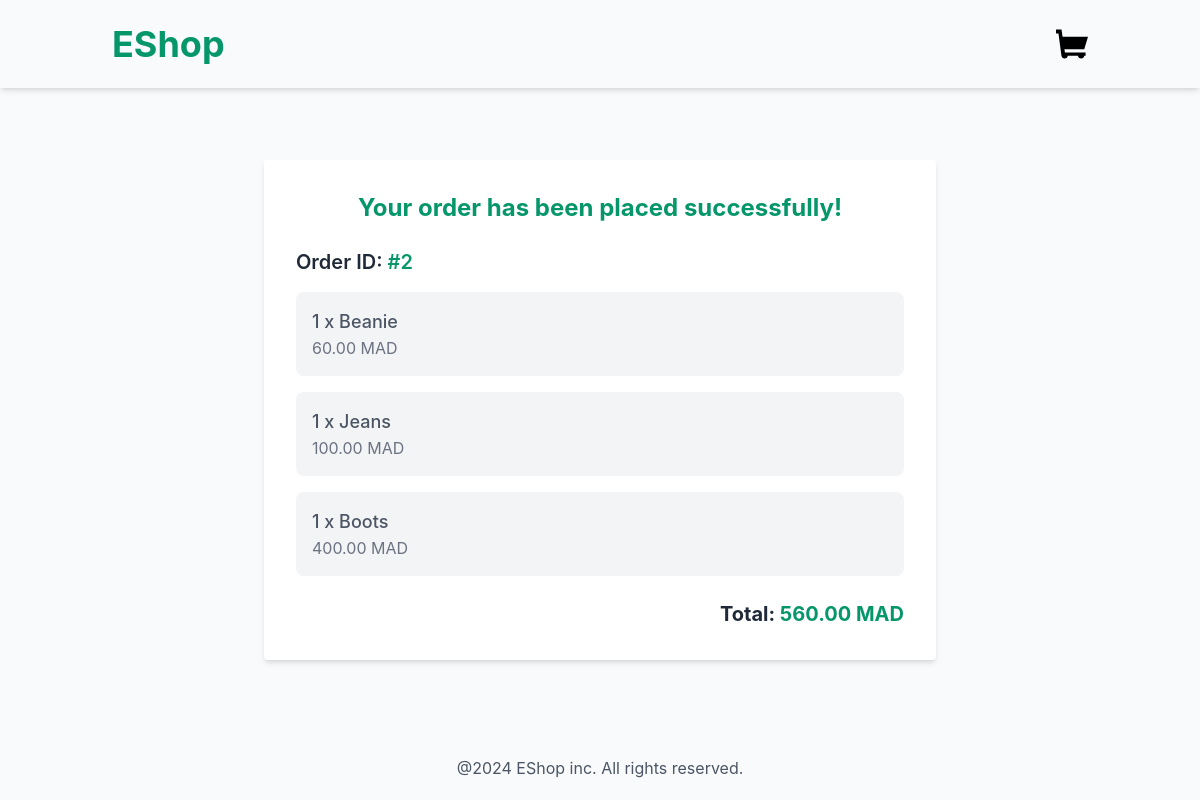
The page /orders/confirmation/2/ on the database its author committed.
### orders/models.py (models this page shows)
class Order(models.Model):
    full_name = models.CharField(max_length=250)
    email= models.EmailField()
    address = models.CharField(max_length=250)
    created_at = models.DateTimeField(auto_now_add=True)
    updated_at = models.DateTimeField(auto_now=True)
    paid = models.BooleanField(default=False)
    def get_total_cost(self):
        return sum(item.get_cost() for item in self.items.all())

class OrderItem(models.Model):
    order = models.ForeignKey(Order, related_name='items', on_delete=models.CASCADE)
    product = models.ForeignKey(product,related_name='order_item', on_delete=models.CASCADE)
    price = models.DecimalField(max_digits=10, decimal_places=2)
    quantity = models.PositiveIntegerField(default=1)
    def get_cost(self):
        return self.price * self.quantity

### product/models.py (models this page shows, shortened)
class product(models.Model):
    category = models.ForeignKey(Category,related_name='product', on_delete=models.CASCADE)
    name = models.CharField(max_length=250)
    slug = models.SlugField(max_length=250)
    description = models.TextField(blank=True)
    price = models.DecimalField(max_digits=10, decimal_places=2)
    available = models.BooleanField(default=True)
    created = models.DateTimeField(auto_now_add = True)
    updated = models.DateTimeField(auto_now = True)
    image = models.ImageField(upload_to='product',blank=True, null=True)

### orders/views.py (the view)
# urls.py: path("confirmation/<int:order_id>/",order_confirmation,name='order_confirmation')
def order_confirmation(request, order_id):
    order = get_object_or_404(Order,id = order_id)
    return render(request, "orders/order_confirmation.html", {"order":order})

### orders/templates/orders/order_confirmation.html (shortened to what this page needs)
{% extends "base.html" %}
{% block content %}
<div class="max-w-2xl mx-auto mt-10 p-8 bg-white shadow-md rounded">
    <h2 class="text-2xl font-bold text-center mb-6 text-emerald-600">Your order has been placed successfully!</h2>
    <h3 class="text-xl font-semibold mb-4 text-gray-800">Order ID: <span class="text-emerald-600">#{{ order.id }}</span></h3>
    <ul class="mb-6 space-y-4">
        {% for item in order.items.all %}
        <li class="flex justify-between items-center p-4 bg-gray-100 rounded-lg">
            <div>
                <strong class="text-lg font-medium">{{ item.quantity }} x {{ item.product.name }}</strong>
                <br>
                <span class="text-gray-500">{{ item.price }} MAD</span>
            </div>
        </li>
        {% endfor %}
    </ul>
    <p class="text-xl font-bold text-right text-gray-800">Total: <span class="text-emerald-600">{{ order.get_total_cost }} MAD</span></p>
</div>
{% endblock %}

### rows shown on the page
Order: id "2", get_total_cost "560.00"
OrderItem: quantity "1", product.name "Beanie", price "60.00"
OrderItem: quantity "1", product.name "Jeans", price "100.00"
OrderItem: quantity "1", product.name "Boots", price "400.00"
